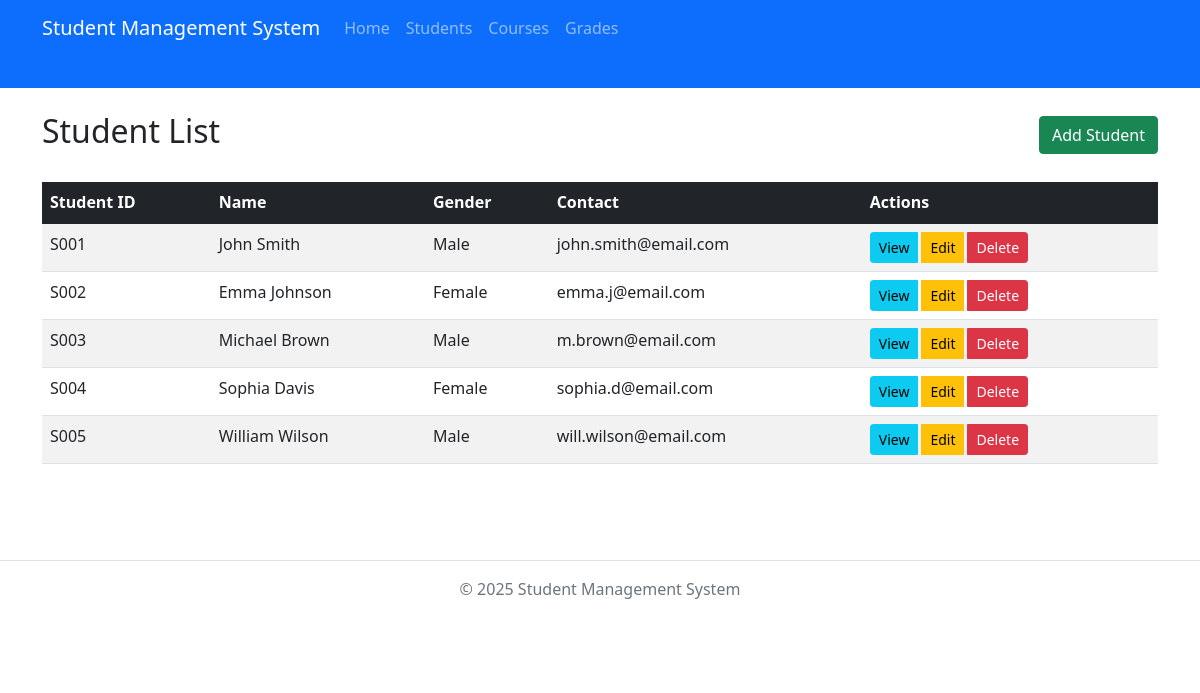
/students, run on the app's committed database.
### app.py (models this page shows)
class Student(db.Model):
    id = db.Column(db.Integer, primary_key=True)
    student_id = db.Column(db.String(20), unique=True, nullable=False)
    name = db.Column(db.String(100), nullable=False)
    gender = db.Column(db.String(10))
    birth_date = db.Column(db.Date)
    contact = db.Column(db.String(100))
    address = db.Column(db.Text)
    enrollments = db.relationship('Enrollment', backref='student', lazy='dynamic', cascade="all, delete-orphan")

### routes.py (the view)
@app.route('/students')
def list_students():
    students = Student.query.all()
    return render_template('students/list.html', students=students)

### templates/students/list.html (shortened to what this page needs)
{% extends 'layout.html' %}
{% block content %}
<div class="d-flex justify-content-between align-items-center mb-4">
    <h2>Student List</h2>
    <a href="{{ url_for('add_student') }}" class="btn btn-success">Add Student</a>
</div>
{% if students %}
<div class="table-responsive">
    <table class="table table-striped table-hover">
        <thead class="table-dark">
            <tr>
                <th>Student ID</th>
                <th>Name</th>
                <th>Gender</th>
                <th>Contact</th>
                <th>Actions</th>
            </tr>
        </thead>
        <tbody>
            {% for student in students %}
            <tr>
                <td>{{ student.student_id }}</td>
                <td>{{ student.name }}</td>
                <td>{{ student.gender }}</td>
                <td>{{ student.contact }}</td>
                <td>
                    <div class="btn-group btn-group-sm">
                        <a href="{{ url_for('view_student', id=student.id) }}" class="btn btn-info">View</a>
                        <a href="{{ url_for('edit_student', id=student.id) }}" class="btn btn-warning">Edit</a>
                        <button type="button" class="btn btn-danger" data-bs-toggle="modal" data-bs-target="#deleteModal{{ student.id }}">Delete</button>
                    </div>
                </td>
            </tr>
            {% endfor %}
        </tbody>
    </table>
</div>
{% else %}
<div class="alert alert-info">
    No students found. Please click "Add Student" button to add a student.
</div>
{% endif %}
{% endblock %}

### static/css/main.css (style rules this page uses)
.table-responsive { overflow-x: auto; }
.btn-group .btn { margin-right: 0.25rem; }

### data on the page
Student: student_id "S001", name "John Smith", gender "Male", contact "john.smith@email.com"
Student: student_id "S002", name "Emma Johnson", gender "Female", contact "emma.j@email.com"
Student: student_id "S003", name "Michael Brown", gender "Male", contact "m.brown@email.com"
Student: student_id "S004", name "Sophia Davis", gender "Female", contact "sophia.d@email.com"
Student: student_id "S005", name "William Wilson", gender "Male", contact "will.wilson@email.com"
